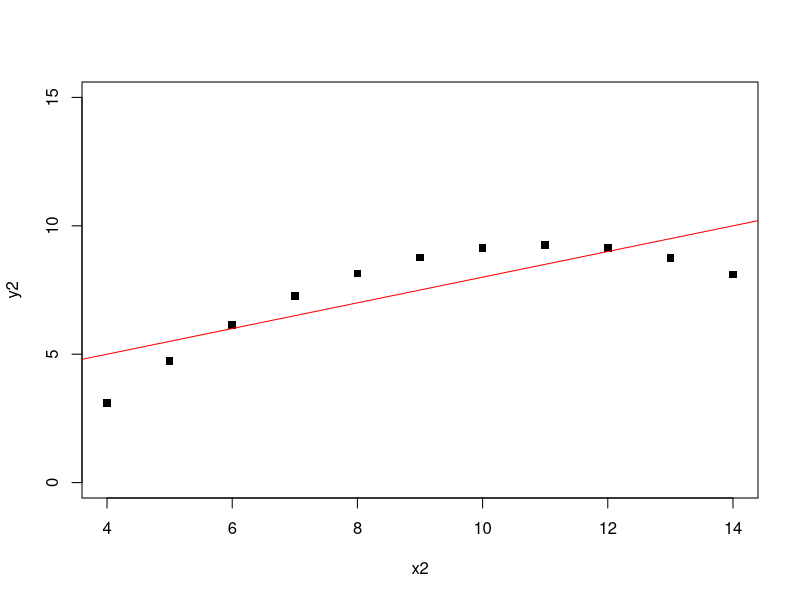
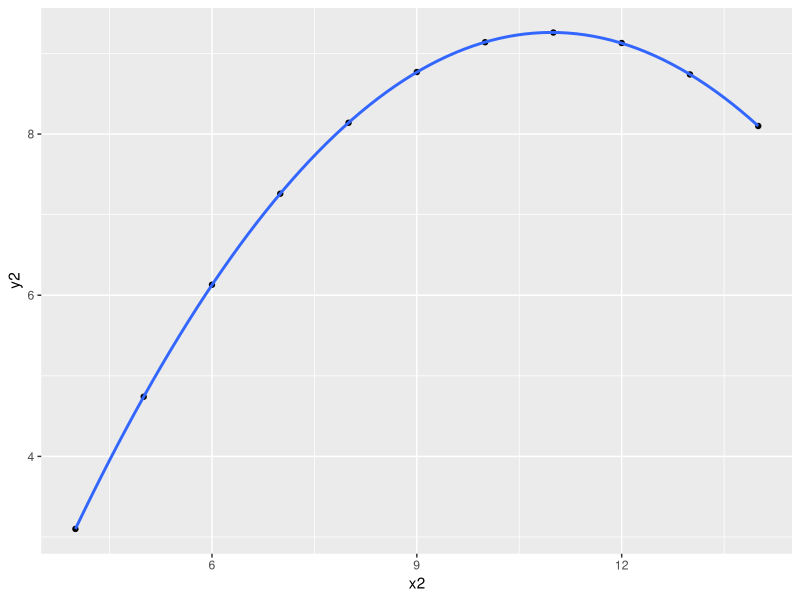
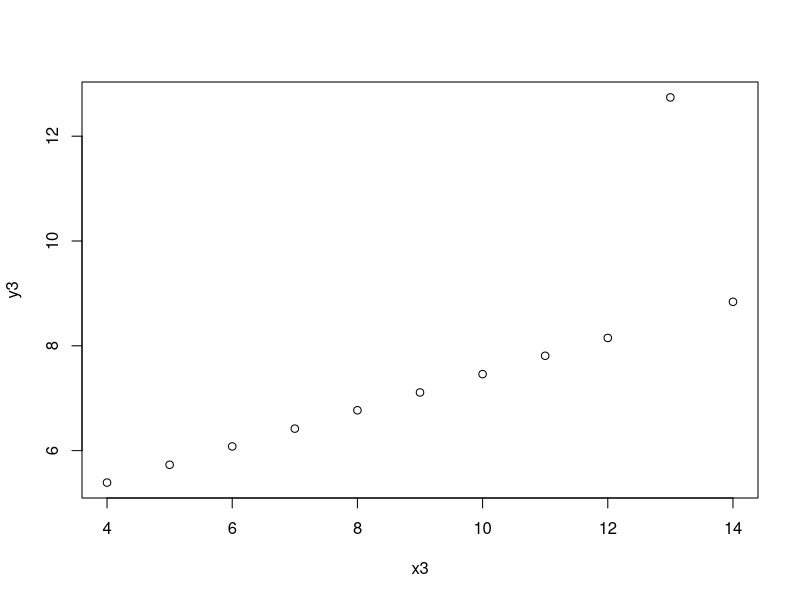

Generate these figures, in order, with R: (Note: this script raises an error after producing the figures.)
plot(anscombe[,c("x2","y2")],ylim=c(0,15),pch=15)
fit=lm(y2~x2, data=anscombe)
summary(fit)
abline(fit,col="red")

fit2=lm(y2~x2+I(x2^2), data=anscombe)
summary(fit2)

fit22=lm(y2~poly(x2,2,raw=T), data=anscombe)
summary(fit22)

quadratic = fit2$coefficient[3]*anscombe$x2^2 + fit2$coefficient[2]*anscombe$x2 + fit2$coefficient[1]
quadratic

library(ggplot2)
ggplot(anscombe, aes(x=x2, y=y2)) + geom_point()+
  stat_smooth(se=F, method='lm', formula=y~poly(x,2))

##############################################
plot(anscombe[,c("x3","y3")])

fit.model=lm(y3~x3, data=anscombe)

cooksD <- cooks.distance(model)
influential <- cooksD[(cooksD > (3 * mean(cooksD, na.rm = TRUE)))]
influential

## MODEL 2
fit.model2=lm(y3~x3, data=anscombe[-3,])
summary(fit.model2)


##############################################3
plot(anscombe[,c("x4","y4")])

fit4.model=lm(y4~x4, data=anscombe)
cooksD <- cooks.distance(fit4.model)
influential <- cooksD[(cooksD > (3 * mean(cooksD, na.rm = TRUE)))]
influential

## MODEL 2
fit4.model2=lm(y4~x4, data=anscombe[-8,])
summary(fit4.model2)

abline(fit4.model,col="red",lty=2)
abline(h=coef(fit4.model2)[1],col="red")